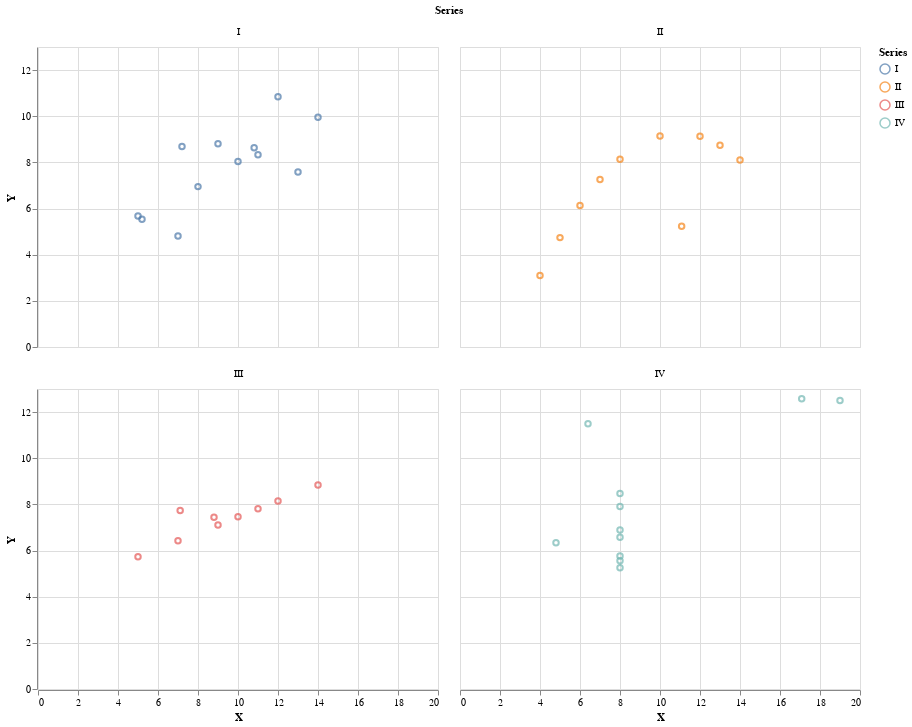

The notebook cell this image was saved under:
### Code cell
alt.Chart(alternation).mark_point().encode(
    x=x,
    y=y,
    color=color,
    tooltip=(x,y)
).interactive().facet("Series", columns=2)

### Figure 1 — Vega-Lite specification as saved in the notebook (floating-point values rounded to 4 significant figures)
{"config": {"view": {"continuousWidth": 400, "continuousHeight": 300}}, "data": {"name": "data-7fffe06bda3e50436136d2bcde2286bc"}, "facet": {"field": "Series", "type": "nominal"}, "spec": {"mark": "point", "encoding": {"color": {"field": "Series", "type": "nominal"}, "tooltip": [{"field": "X", "type": "quantitative"}, {"field": "Y", "type": "quantitative"}], "x": {"field": "X", "type": "quantitative"}, "y": {"field": "Y", "type": "quantitative"}}, "selection": {"selector005": {"type": "interval", "bind": "scales", "encodings": ["x", "y"]}}}, "columns": 2, "$schema": "https://vega.github.io/schema/vega-lite/v4.17.0.json", "datasets": {"data-7fffe06bda3e50436136d2bcde2286bc": [{"Series": "I", "X": 10.0, "Y": 8.04}, {"Series": "I", "X": 8.0, "Y": 6.95}, {"Series": "I", "X": 13.0, "Y": 7.58}, {"Series": "I", "X": 9.0, "Y": 8.81}, {"Series": "I", "X": 11.0, "Y": 8.33}, {"Series": "I", "X": 14.0, "Y": 9.96}, {"Series": "I", "X": 7.2, "Y": 8.688}, {"Series": "I", "X": 5.2, "Y": 5.538}, {"Series": "I", "X": 12.0, "Y": 10.84}, {"Series": "I", "X": 7.0, "Y": 4.81}, {"Series": "I", "X": 5.0, "Y": 5.68}, {"Series": "II", "X": 10.0, "Y": 9.14}, {"Series": "II", "X": 8.0, "Y": 8.14}, {"Series": "II", "X": 13.0, "Y": 8.74}, {"Series": "III", "X": 7.109, "Y": 7.737}, {"Series": "II", "X": 14.0, "Y": 8.1}, {"Series": "II", "X": 6.0, "Y": 6.13}, {"Series": "II", "X": 4.0, "Y": 3.1}, {"Series": "II", "X": 12.0, "Y": 9.13}, {"Series": "II", "X": 7.0, "Y": 7.26}, {"Series": "II", "X": 5.0, "Y": 4.74}, {"Series": "III", "X": 10.0, "Y": 7.46}, {"Series": "III", "X": 8.8, "Y": 7.447}, {"Series": "I", "X": 10.81, "Y": 8.635}, {"Series": "III", "X": 9.0, "Y": 7.11}, {"Series": "III", "X": 11.0, "Y": 7.81}, {"Series": "III", "X": 14.0, "Y": 8.84}, {"Series": "IV", "X": 17.09, "Y": 12.58}, {"Series": "III", "X": 12.0, "Y": 8.15}, {"Series": "III", "X": 7.0, "Y": 6.42}, {"Series": "III", "X": 5.0, "Y": 5.73}, {"Series": "IV", "X": 8.0, "Y": 6.58}, {"Series": "IV", "X": 8.0, "Y": 5.76}, {"Series": "II", "X": 11.08, "Y": 5.23}, {"Series": "IV", "X": 6.4, "Y": 11.49}, {"Series": "IV", "X": 8.0, "Y": 8.47}, {"Series": "IV", "X": 4.8, "Y": 6.336}, {"Series": "IV", "X": 8.0, "Y": 5.25}, {"Series": "IV", "X": 19.0, "Y": 12.5}, {"Series": "IV", "X": 8.0, "Y": 5.56}, {"Series": "IV", "X": 8.0, "Y": 7.91}, {"Series": "IV", "X": 8.0, "Y": 6.89}]}}
